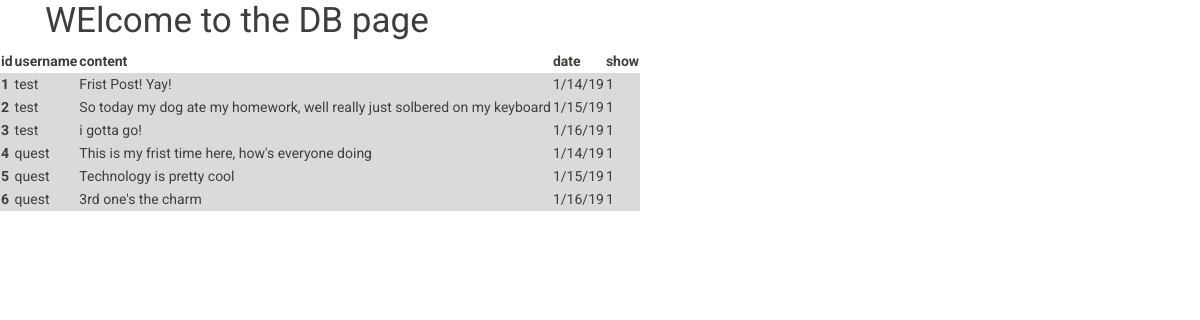
The page /posts on the database its author committed.
### app.py (models this page shows)
class Posts(db.Model):
    id = db.Column(db.Integer, primary_key=True)
    username = db.Column(db.String(25))
    content = db.Column(db.String(144))
    date = db.Column(db.String(10))
    show = db.Column(db.Integer)

### app.py (the view)
@app.route("/posts", methods=['GET'])
def posts():
    all_posts = Posts.query.all()
    return render_template('posts.html', **locals())

### templates/posts.html (shortened to what this page needs)
<!DOCTYPE html>
<html>
  <head>
  <link rel="stylesheet" href="https://bootswatch.com/4/sandstone/bootstrap.min.css" type="text/css">
  </head>
  <body>
  </body>
</html>
<body>
  <div class="container">
    <div class="test-cent">
      <h1>WElcome to the DB page</h1>
    </div>
  </div>
<div class-"container">
  <div class="row">
    <div class="col-sm">
      <table class"table table-hover">
        <thread>
          <tr>
            <th scope="col">id</th>
            <th scope="col">username</th>
            <th scope="col">content</th>
            <th scope="col">date</th>
            <th scope="col">show</th>
          </tr>
          </thread>
          <tbody>
            {% for item in all_posts %}
            <tr class="table-active">
              <th scope= "row">{{item.id}}</th>
              <td>{{item.username}}</td>
              <td>{{item.content}}</td>
              <td>{{item.date}}</td>
              <td>  {{item.show}}</td>
            </tr>
            {% endfor %}
          </tbody>
        </table>
      </div>
    </div>
  </div>
</body>

### rows shown on the page
Posts: id "1", username "test", content "Frist Post! Yay!", date "1/14/19", show "1"
Posts: id "2", username "test", content "So today my dog ate my homework, well really just solbered on my keyboard", date "1/15/19", show "1"
Posts: id "3", username "test", content "i gotta go!", date "1/16/19", show "1"
Posts: id "4", username "quest", content "This is my frist time here, how's everyone doing", date "1/14/19", show "1"
Posts: id "5", username "quest", content "Technology is pretty cool", date "1/15/19", show "1"
Posts: id "6", username "quest", content "3rd one's the charm", date "1/16/19", show "1"
